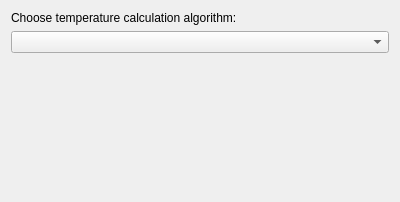
<?xml version="1.0" encoding="UTF-8"?>
<ui version="4.0">
 <class>TempCalcWidget</class>
 <widget class="QWidget" name="TempCalcWidget">
  <property name="geometry">
   <rect>
    <x>0</x>
    <y>0</y>
    <width>400</width>
    <height>202</height>
   </rect>
  </property>
  <property name="windowTitle">
   <string>Form</string>
  </property>
  <layout class="QVBoxLayout" name="verticalLayout">
   <item>
    <widget class="QLabel" name="label">
     <property name="text">
      <string>Choose temperature calculation algorithm:</string>
     </property>
    </widget>
   </item>
   <item>
    <widget class="QComboBox" name="cbAlgorithm"/>
   </item>
   <item>
    <widget class="QStackedWidget" name="swSettings">
     <property name="currentIndex">
      <number>-1</number>
     </property>
    </widget>
   </item>
  </layout>
 </widget>
 <resources/>
 <connections/>
</ui>
